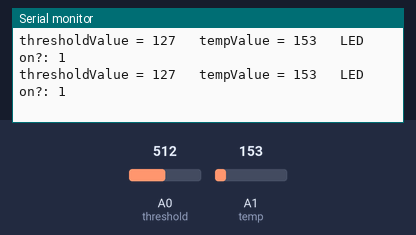
A sketch run on a simulated Arduino Uno, built with avr-gcc and run on an emulated ATmega328P. Shown: the last lines printed to the serial monitor. The inputs (shaded band) are chosen by the test bench; at power-on: A0 (threshold) = 512, A1 (temp) = 153.

Above: at 1.2 s.
1.3 s: A0 (threshold) set to 413
At 1.39 s:
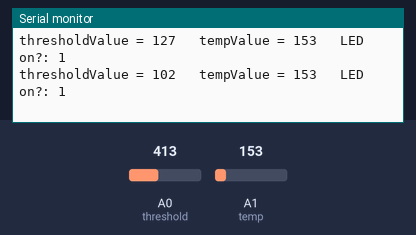
4.3 s: A0 (threshold) set to 388
At 4.31 s:
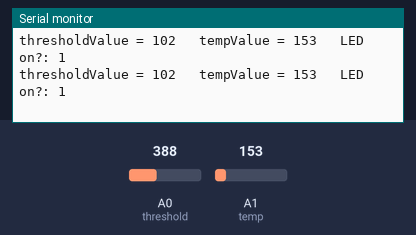
16.3 s: A0 (threshold) set to 44
At 16.32 s:
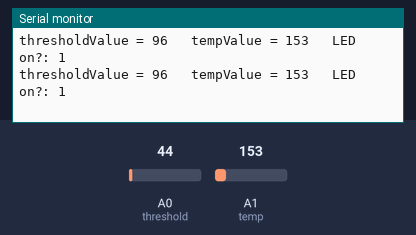
19.3 s: A0 (threshold) set to 36
At 19.34 s:
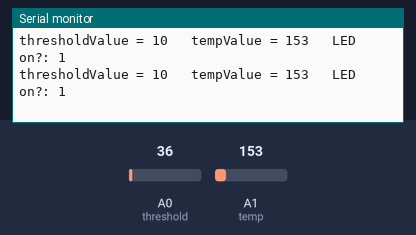
Timing chart, 0 to 22.3 s (numbered marks = the images above; inputs shaded):
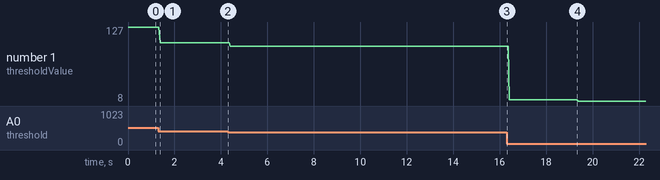

Measured:
- after the input at 1.3 s, the serial monitor: prints a new line after 0.08 s (image 1)
- plotted number 1: 127 → 102 after the input at 1.3 s, 102 → 96 after the input at 4.3 s, 96 → 10 after the input at 16.3 s, 10 → 8 after the input at 19.3 s

The sketch:

thermostat.ino
```cpp
const int threshold = A0;  // threshold set with 10k pot
const int temp = A1; // TMP36 Temp sensor
const int led = 9; //LED Pin

int thresholdValue = 0;        // value used to store threshold value from the pot
int tempValue = 0;        // value used to store temp read from the temp sensor
boolean ledState = false; // value used to write the led state

void setup() {
  digitalWrite(led, ledState);
  Serial.begin(9600);
}

void loop() {
  // read the pot value and map it to the right scale
  thresholdValue = map(analogRead(threshold),0,1023,0,255);
  tempValue = analogRead(temp); // read the temp

  if (tempValue > thresholdValue) {
    ledState = true; //if temp > threshold, turn on LED
  }
  else {
    ledState = false; //if temp < threshold, turn off LED
  }
  digitalWrite(led,ledState); // This writes the state determined above

  // print the results to the serial monitor:
  Serial.print("thresholdValue = " );
  Serial.print(thresholdValue);
  Serial.print("\t tempValue = ");
  Serial.print(tempValue);
  Serial.print("\t LED on?: ");
  Serial.println(ledState);

  delay(2); //Small settle delay for ADC
}
```
